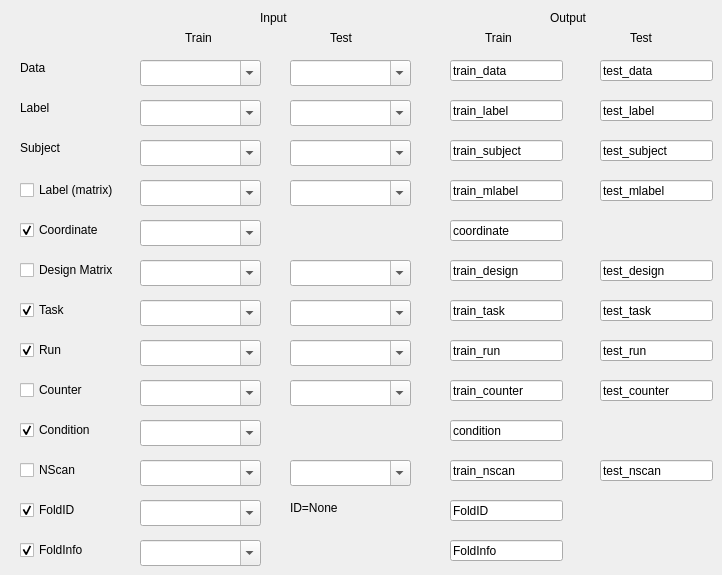
   <widget class="QWidget" name="tab">
    <attribute name="title">
     <string>Data</string>
    </attribute>
    <widget class="QLineEdit" name="txtOTrTask">
     <property name="geometry">
      <rect>
       <x>450</x>
       <y>300</y>
       <width>113</width>
       <height>21</height>
      </rect>
     </property>
     <property name="text">
      <string>train_task</string>
     </property>
    </widget>
    <widget class="QComboBox" name="txtITrmLabel">
     <property name="geometry">
      <rect>
       <x>140</x>
       <y>180</y>
       <width>121</width>
       <height>26</height>
      </rect>
     </property>
     <property name="editable">
      <bool>true</bool>
     </property>
     <property name="sizeAdjustPolicy">
      <enum>QComboBox::AdjustToContentsOnFirstShow</enum>
     </property>
    </widget>
    <widget class="QCheckBox" name="cbmLabel">
     <property name="geometry">
      <rect>
       <x>20</x>
       <y>180</y>
       <width>111</width>
       <height>20</height>
      </rect>
     </property>
     <property name="text">
      <string>Label (matrix)</string>
     </property>
    </widget>
    <widget class="QComboBox" name="txtITrScan">
     <property name="geometry">
      <rect>
       <x>140</x>
       <y>460</y>
       <width>121</width>
       <height>26</height>
      </rect>
     </property>
     <property name="editable">
      <bool>true</bool>
     </property>
     <property name="sizeAdjustPolicy">
      <enum>QComboBox::AdjustToContentsOnFirstShow</enum>
     </property>
    </widget>
    <widget class="QComboBox" name="txtITrTask">
     <property name="geometry">
      <rect>
       <x>140</x>
       <y>300</y>
       <width>121</width>
       <height>26</height>
      </rect>
     </property>
     <property name="editable">
      <bool>true</bool>
     </property>
     <property name="sizeAdjustPolicy">
      <enum>QComboBox::AdjustToContentsOnFirstShow</enum>
     </property>
    </widget>
    <widget class="QComboBox" name="txtITrSubject">
     <property name="geometry">
      <rect>
       <x>140</x>
       <y>140</y>
       <width>121</width>
       <height>26</height>
      </rect>
     </property>
     <property name="editable">
      <bool>true</bool>
     </property>
     <property name="sizeAdjustPolicy">
      <enum>QComboBox::AdjustToContentsOnFirstShow</enum>
     </property>
    </widget>
    <widget class="QLineEdit" name="txtOTrmLabel">
     <property name="geometry">
      <rect>
       <x>450</x>
       <y>180</y>
       <width>113</width>
       <height>21</height>
      </rect>
     </property>
     <property name="text">
      <string>train_mlabel</string>
     </property>
    </widget>
    <widget class="QLabel" name="label_2">
     <property name="geometry">
      <rect>
       <x>20</x>
       <y>60</y>
       <width>60</width>
       <height>16</height>
      </rect>
     </property>
     <property name="text">
      <string>Data</string>
     </property>
    </widget>
    <widget class="QLineEdit" name="txtOTrDM">
     <property name="geometry">
      <rect>
       <x>450</x>
       <y>260</y>
       <width>113</width>
       <height>21</height>
      </rect>
     </property>
     <property name="text">
      <string>train_design</string>
     </property>
    </widget>
    <widget class="QCheckBox" name="cbTask">
     <property name="geometry">
      <rect>
       <x>20</x>
       <y>300</y>
       <width>81</width>
       <height>20</height>
      </rect>
     </property>
     <property name="text">
      <string>Task</string>
     </property>
     <property name="checked">
      <bool>true</bool>
     </property>
    </widget>
    <widget class="QComboBox" name="txtITrDM">
     <property name="geometry">
      <rect>
       <x>140</x>
       <y>260</y>
       <width>121</width>
       <height>26</height>
      </rect>
     </property>
     <property name="editable">
      <bool>true</bool>
     </property>
     <property name="sizeAdjustPolicy">
      <enum>QComboBox::AdjustToContentsOnFirstShow</enum>
     </property>
    </widget>
    <widget class="QLabel" name="label_3">
     <property name="geometry">
      <rect>
       <x>20</x>
       <y>100</y>
       <width>60</width>
       <height>16</height>
      </rect>
     </property>
     <property name="text">
      <string>Label</string>
     </property>
    </widget>
    <widget class="QCheckBox" name="cbNScan">
     <property name="geometry">
      <rect>
       <x>20</x>
       <y>460</y>
       <width>91</width>
       <height>20</height>
      </rect>
     </property>
     <property name="text">
      <string>NScan</string>
     </property>
     <property name="checked">
      <bool>false</bool>
     </property>
    </widget>
    <widget class="QCheckBox" name="cbCond">
     <property name="geometry">
      <rect>
       <x>20</x>
       <y>420</y>
       <width>101</width>
       <height>20</height>
      </rect>
     </property>
     <property name="text">
      <string>Condition</string>
     </property>
     <property name="checked">
      <bool>true</bool>
     </property>
    </widget>
    <widget class="QCheckBox" name="cbDM">
     <property name="geometry">
      <rect>
       <x>20</x>
       <y>260</y>
       <width>121</width>
       <height>20</height>
      </rect>
     </property>
     <property name="text">
      <string>Design Matrix</string>
     </property>
     <property name="checked">
      <bool>false</bool>
     </property>
    </widget>
    <widget class="QComboBox" name="txtCol">
     <property name="geometry">
      <rect>
       <x>140</x>
       <y>220</y>
       <width>121</width>
       <height>26</height>
      </rect>
     </property>
     <property name="editable">
      <bool>true</bool>
     </property>
     <property name="sizeAdjustPolicy">
      <enum>QComboBox::AdjustToContentsOnFirstShow</enum>
     </property>
    </widget>
    <widget class="QCheckBox" name="cbCol">
     <property name="geometry">
      <rect>
       <x>20</x>
       <y>220</y>
       <width>111</width>
       <height>20</height>
      </rect>
     </property>
     <property name="text">
      <string>Coordinate</string>
     </property>
     <property name="checked">
      <bool>true</bool>
     </property>
    </widget>
    <widget class="QLineEdit" name="txtOCond">
     <property name="geometry">
      <rect>
       <x>450</x>
       <y>420</y>
       <width>113</width>
       <height>21</height>
      </rect>
     </property>
     <property name="text">
      <string>condition</string>
     </property>
    </widget>
    <widget class="QLabel" name="label">
     <property name="geometry">
      <rect>
       <x>260</x>
       <y>10</y>
       <width>61</width>
       <height>16</height>
      </rect>
     </property>
     <property name="text">
      <string>Input</string>
     </property>
    </widget>
    <widget class="QLineEdit" name="txtOTrLabel">
     <property name="geometry">
      <rect>
       <x>450</x>
       <y>100</y>
       <width>113</width>
       <height>21</height>
      </rect>
     </property>
     <property name="text">
      <string>train_label</string>
     </property>
    </widget>
    <widget class="QComboBox" name="txtITrCounter">
     <property name="geometry">
      <rect>
       <x>140</x>
       <y>380</y>
       <width>121</width>
       <height>26</height>
      </rect>
     </property>
     <property name="editable">
      <bool>true</bool>
     </property>
     <property name="sizeAdjustPolicy">
      <enum>QComboBox::AdjustToContentsOnFirstShow</enum>
     </property>
    </widget>
    <widget class="QComboBox" name="txtITrLabel">
     <property name="geometry">
      <rect>
       <x>140</x>
       <y>100</y>
       <width>121</width>
       <height>26</height>
      </rect>
     </property>
     <property name="editable">
      <bool>true</bool>
     </property>
     <property name="sizeAdjustPolicy">
      <enum>QComboBox::AdjustToContentsOnFirstShow</enum>
     </property>
    </widget>
    <widget class="QLineEdit" name="txtOTrScan">
     <property name="geometry">
      <rect>
       <x>450</x>
       <y>460</y>
       <width>113</width>
       <height>21</height>
      </rect>
     </property>
     <property name="text">
      <string>train_nscan</string>
     </property>
    </widget>
    <widget class="QCheckBox" name="cbCounter">
     <property name="geometry">
      <rect>
       <x>20</x>
       <y>380</y>
       <width>81</width>
       <height>20</height>
      </rect>
     </property>
     <property name="text">
      <string>Counter</string>
     </property>
     <property name="checked">
      <bool>false</bool>
     </property>
    </widget>
    <widget class="QLineEdit" name="txtOCol">
     <property name="geometry">
      <rect>
       <x>450</x>
       <y>220</y>
       <width>113</width>
       <height>21</height>
      </rect>
     </property>
     <property name="text">
      <string>coordinate</string>
     </property>
    </widget>
    <widget class="QLabel" name="label_5">
     <property name="geometry">
      <rect>
       <x>550</x>
       <y>10</y>
       <width>61</width>
       <height>16</height>
      </rect>
     </property>
     <property name="text">
      <string>Output</string>
     </property>
    </widget>
    <widget class="QComboBox" name="txtITrData">
     <property name="geometry">
      <rect>
       <x>140</x>
       <y>60</y>
       <width>121</width>
       <height>26</height>
      </rect>
     </property>
     <property name="editable">
      <bool>true</bool>
     </property>
     <property name="sizeAdjustPolicy">
      <enum>QComboBox::AdjustToContentsOnFirstShow</enum>
     </property>
    </widget>
    <widget class="QComboBox" name="txtITrRun">
     <property name="geometry">
      <rect>
       <x>140</x>
       <y>340</y>
       <width>121</width>
       <height>26</height>
      </rect>
     </property>
     <property name="editable">
      <bool>true</bool>
     </property>
     <property name="sizeAdjustPolicy">
      <enum>QComboBox::AdjustToContentsOnFirstShow</enum>
     </property>
    </widget>
    <widget class="QComboBox" name="txtCond">
     <property name="geometry">
      <rect>
       <x>140</x>
       <y>420</y>
       <width>121</width>
       <height>26</height>
      </rect>
     </property>
     <property name="editable">
      <bool>true</bool>
     </property>
     <property name="sizeAdjustPolicy">
      <enum>QComboBox::AdjustToContentsOnFirstShow</enum>
     </property>
    </widget>
    <widget class="QLineEdit" name="txtOTrCounter">
     <property name="geometry">
      <rect>
       <x>450</x>
       <y>380</y>
       <width>113</width>
       <height>21</height>
      </rect>
     </property>
     <property name="text">
      <string>train_counter</string>
     </property>
    </widget>
    <widget class="QLineEdit" name="txtOTrSubject">
     <property name="geometry">
      <rect>
       <x>450</x>
       <y>140</y>
       <width>113</width>
       <height>21</height>
      </rect>
     </property>
     <property name="text">
      <string>train_subject</string>
     </property>
    </widget>
    <widget class="QCheckBox" name="cbRun">
     <property name="geometry">
      <rect>
       <x>20</x>
       <y>340</y>
       <width>81</width>
       <height>20</height>
      </rect>
     </property>
     <property name="text">
      <string>Run</string>
     </property>
     <property name="checked">
      <bool>true</bool>
     </property>
    </widget>
    <widget class="QLineEdit" name="txtOTrData">
     <property name="geometry">
      <rect>
       <x>450</x>
       <y>60</y>
       <width>113</width>
       <height>21</height>
      </rect>
     </property>
     <property name="text">
      <string>train_data</string>
     </property>
    </widget>
    <widget class="QLineEdit" name="txtOTrRun">
     <property name="geometry">
      <rect>
       <x>450</x>
       <y>340</y>
       <width>113</width>
       <height>21</height>
      </rect>
     </property>
     <property name="text">
      <string>train_run</string>
     </property>
    </widget>
    <widget class="QComboBox" name="txtITemLabel">
     <property name="geometry">
      <rect>
       <x>290</x>
       <y>180</y>
       <width>121</width>
       <height>26</height>
      </rect>
     </property>
     <property name="editable">
      <bool>true</bool>
     </property>
     <property name="sizeAdjustPolicy">
      <enum>QComboBox::AdjustToContentsOnFirstShow</enum>
     </property>
    </widget>
    <widget class="QComboBox" name="txtITeSubject">
     <property name="geometry">
      <rect>
       <x>290</x>
       <y>140</y>
       <width>121</width>
       <height>26</height>
      </rect>
     </property>
     <property name="editable">
      <bool>true</bool>
     </property>
     <property name="sizeAdjustPolicy">
      <enum>QComboBox::AdjustToContentsOnFirstShow</enum>
     </property>
    </widget>
    <widget class="QComboBox" name="txtITeDM">
     <property name="geometry">
      <rect>
       <x>290</x>
       <y>260</y>
       <width>121</width>
       <height>26</height>
      </rect>
     </property>
     <property name="editable">
      <bool>true</bool>
     </property>
     <property name="sizeAdjustPolicy">
      <enum>QComboBox::AdjustToContentsOnFirstShow</enum>
     </property>
    </widget>
    <widget class="QComboBox" name="txtITeCounter">
     <property name="geometry">
      <rect>
       <x>290</x>
       <y>380</y>
       <width>121</width>
       <height>26</height>
      </rect>
     </property>
     <property name="editable">
      <bool>true</bool>
     </property>
     <property name="sizeAdjustPolicy">
      <enum>QComboBox::AdjustToContentsOnFirstShow</enum>
     </property>
    </widget>
    <widget class="QComboBox" name="txtITeLabel">
     <property name="geometry">
      <rect>
       <x>290</x>
       <y>100</y>
       <width>121</width>
       <height>26</height>
      </rect>
     </property>
     <property name="editable">
      <bool>true</bool>
     </property>
     <property name="sizeAdjustPolicy">
      <enum>QComboBox::AdjustToContentsOnFirstShow</enum>
     </property>
    </widget>
    <widget class="QComboBox" name="txtITeData">
     <property name="geometry">
      <rect>
       <x>290</x>
       <y>60</y>
       <width>121</width>
       <height>26</height>
      </rect>
     </property>
     <property name="editable">
      <bool>true</bool>
     </property>
     <property name="sizeAdjustPolicy">
      <enum>QComboBox::AdjustToContentsOnFirstShow</enum>
     </property>
    </widget>
    <widget class="QComboBox" name="txtITeTask">
     <property name="geometry">
      <rect>
       <x>290</x>
       <y>300</y>
       <width>121</width>
       <height>26</height>
      </rect>
     </property>
     <property name="editable">
      <bool>true</bool>
     </property>
     <property name="sizeAdjustPolicy">
      <enum>QComboBox::AdjustToContentsOnFirstShow</enum>
     </property>
    </widget>
    <widget class="QComboBox" name="txtITeScan">
     <property name="geometry">
      <rect>
       <x>290</x>
       <y>460</y>
       <width>121</width>
       <height>26</height>
      </rect>
     </property>
     <property name="editable">
      <bool>true</bool>
     </property>
     <property name="sizeAdjustPolicy">
      <enum>QComboBox::AdjustToContentsOnFirstShow</enum>
     </property>
    </widget>
    <widget class="QComboBox" name="txtITeRun">
     <property name="geometry">
      <rect>
       <x>290</x>
       <y>340</y>
       <width>121</width>
       <height>26</height>
      </rect>
     </property>
     <property name="editable">
      <bool>true</bool>
     </property>
     <property name="sizeAdjustPolicy">
      <enum>QComboBox::AdjustToContentsOnFirstShow</enum>
     </property>
    </widget>
    <widget class="QLineEdit" name="txtOTeLabel">
     <property name="geometry">
      <rect>
       <x>600</x>
       <y>100</y>
       <width>113</width>
       <height>21</height>
      </rect>
     </property>
     <property name="text">
      <string>test_label</string>
     </property>
    </widget>
    <widget class="QLineEdit" name="txtOTeRun">
     <property name="geometry">
      <rect>
       <x>600</x>
       <y>340</y>
       <width>113</width>
       <height>21</height>
      </rect>
     </property>
     <property name="text">
      <string>test_run</string>
     </property>
    </widget>
    <widget class="QLineEdit" name="txtOTemLabel">
     <property name="geometry">
      <rect>
       <x>600</x>
       <y>180</y>
       <width>113</width>
       <height>21</height>
      </rect>
     </property>
     <property name="text">
      <string>test_mlabel</string>
     </property>
    </widget>
    <widget class="QLineEdit" name="txtOTeDM">
     <property name="geometry">
      <rect>
       <x>600</x>
       <y>260</y>
       <width>113</width>
       <height>21</height>
      </rect>
     </property>
     <property name="text">
      <string>test_design</string>
     </property>
    </widget>
    <widget class="QLineEdit" name="txtOTeData">
     <property name="geometry">
      <rect>
       <x>600</x>
       <y>60</y>
       <width>113</width>
       <height>21</height>
      </rect>
     </property>
     <property name="text">
      <string>test_data</string>
     </property>
    </widget>
    <widget class="QLineEdit" name="txtOTeCounter">
     <property name="geometry">
      <rect>
       <x>600</x>
       <y>380</y>
       <width>113</width>
       <height>21</height>
      </rect>
     </property>
     <property name="text">
      <string>test_counter</string>
     </property>
    </widget>
    <widget class="QLineEdit" name="txtOTeSubject">
     <property name="geometry">
      <rect>
       <x>600</x>
       <y>140</y>
       <width>113</width>
       <height>21</height>
      </rect>
     </property>
     <property name="text">
      <string>test_subject</string>
     </property>
    </widget>
    <widget class="QLineEdit" name="txtOTeTask">
     <property name="geometry">
      <rect>
       <x>600</x>
       <y>300</y>
       <width>113</width>
       <height>21</height>
      </rect>
     </property>
     <property name="text">
      <string>test_task</string>
     </property>
    </widget>
    <widget class="QLineEdit" name="txtOTeScan">
     <property name="geometry">
      <rect>
       <x>600</x>
       <y>460</y>
       <width>113</width>
       <height>21</height>
      </rect>
     </property>
     <property name="text">
      <string>test_nscan</string>
     </property>
    </widget>
    <widget class="QLabel" name="label_7">
     <property name="geometry">
      <rect>
       <x>185</x>
       <y>30</y>
       <width>81</width>
       <height>16</height>
      </rect>
     </property>
     <property name="text">
      <string>Train</string>
     </property>
    </widget>
    <widget class="QLabel" name="label_8">
     <property name="geometry">
      <rect>
       <x>330</x>
       <y>30</y>
       <width>81</width>
       <height>16</height>
      </rect>
     </property>
     <property name="text">
      <string>Test</string>
     </property>
    </widget>
    <widget class="QLabel" name="label_9">
     <property name="geometry">
      <rect>
       <x>485</x>
       <y>30</y>
       <width>81</width>
       <height>16</height>
      </rect>
     </property>
     <property name="text">
      <string>Train</string>
     </property>
    </widget>
    <widget class="QLabel" name="label_10">
     <property name="geometry">
      <rect>
       <x>630</x>
       <y>30</y>
       <width>81</width>
       <height>16</height>
      </rect>
     </property>
     <property name="text">
      <string>Test</string>
     </property>
    </widget>
    <widget class="QCheckBox" name="cbFoldID">
     <property name="geometry">
      <rect>
       <x>20</x>
       <y>500</y>
       <width>101</width>
       <height>20</height>
      </rect>
     </property>
     <property name="text">
      <string>FoldID</string>
     </property>
     <property name="checked">
      <bool>true</bool>
     </property>
    </widget>
    <widget class="QComboBox" name="txtFoldID">
     <property name="geometry">
      <rect>
       <x>140</x>
       <y>500</y>
       <width>121</width>
       <height>26</height>
      </rect>
     </property>
     <property name="editable">
      <bool>true</bool>
     </property>
     <property name="sizeAdjustPolicy">
      <enum>QComboBox::AdjustToContentsOnFirstShow</enum>
     </property>
    </widget>
    <widget class="QLineEdit" name="txtOFoldID">
     <property name="geometry">
      <rect>
       <x>450</x>
       <y>500</y>
       <width>113</width>
       <height>21</height>
      </rect>
     </property>
     <property name="text">
      <string>FoldID</string>
     </property>
    </widget>
    <widget class="QComboBox" name="txtFoldInfo">
     <property name="geometry">
      <rect>
       <x>140</x>
       <y>540</y>
       <width>121</width>
       <height>26</height>
      </rect>
     </property>
     <property name="editable">
      <bool>true</bool>
     </property>
     <property name="sizeAdjustPolicy">
      <enum>QComboBox::AdjustToContentsOnFirstShow</enum>
     </property>
    </widget>
    <widget class="QCheckBox" name="cbFoldInfo">
     <property name="geometry">
      <rect>
       <x>20</x>
       <y>540</y>
       <width>101</width>
       <height>20</height>
      </rect>
     </property>
     <property name="text">
      <string>FoldInfo</string>
     </property>
     <property name="checked">
      <bool>true</bool>
     </property>
    </widget>
    <widget class="QLineEdit" name="txtOFoldInfo">
     <property name="geometry">
      <rect>
       <x>450</x>
       <y>540</y>
       <width>113</width>
       <height>21</height>
      </rect>
     </property>
     <property name="text">
      <string>FoldInfo</string>
     </property>
    </widget>
    <widget class="QLabel" name="lbFoldID">
     <property name="geometry">
      <rect>
       <x>290</x>
       <y>500</y>
       <width>121</width>
       <height>16</height>
      </rect>
     </property>
     <property name="text">
      <string>ID=None</string>
     </property>
    </widget>
    <widget class="QLabel" name="label_6">
     <property name="geometry">
      <rect>
       <x>20</x>
       <y>140</y>
       <width>121</width>
       <height>16</height>
      </rect>
     </property>
     <property name="text">
      <string>Subject</string>
     </property>
    </widget>
   </widget>
